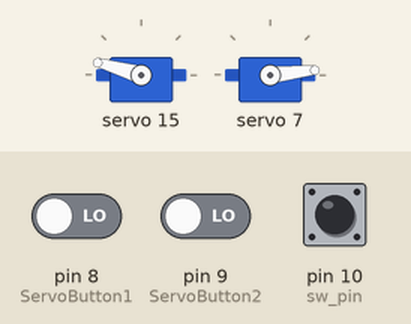
Simulated run of this sketch. Board: Arduino Uno, built with avr-gcc and run on an emulated ATmega328P. Parts: 2 × servo. The test bench sets the inputs (shaded band); at power-on: pin 10 (sw_pin) HIGH, pin 8 (ServoButton1) LOW, pin 9 (ServoButton2) LOW.

Above: at 1.8 s.
1.9 s: pin 10 (sw_pin) pulled LOW for 0.6 s
At 3.3 s:
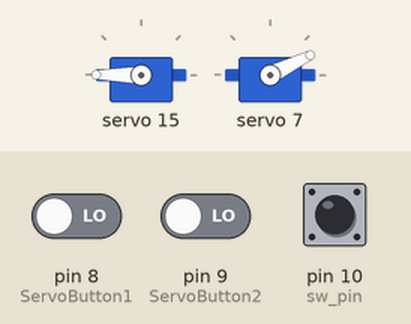
4.0 s: pin 8 (ServoButton1) driven HIGH and pin 9 (ServoButton2) driven HIGH and pin 10 (sw_pin) driven LOW
At 4.9 s:
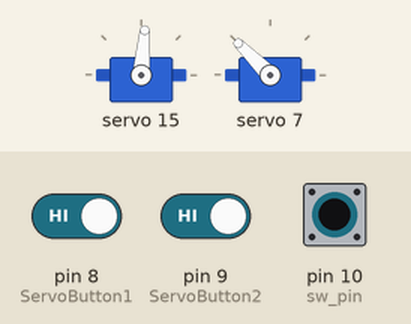
5.5 s: pin 8 (ServoButton1) driven LOW
At 6.5 s:
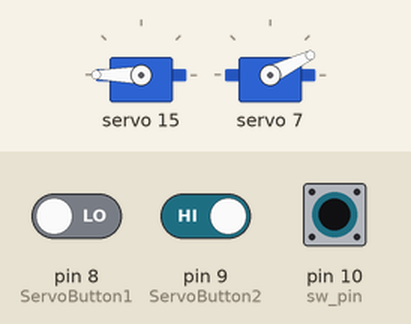
7.5 s: pin 8 (ServoButton1) driven HIGH
At 9.3 s:
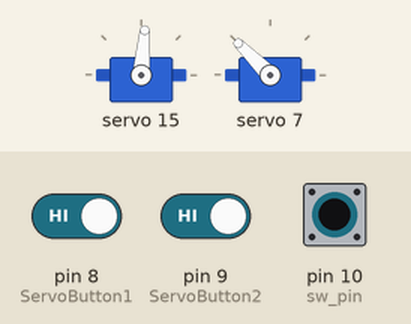
Timing chart, 0 to 10.5 s (numbered marks = the images above; inputs shaded):
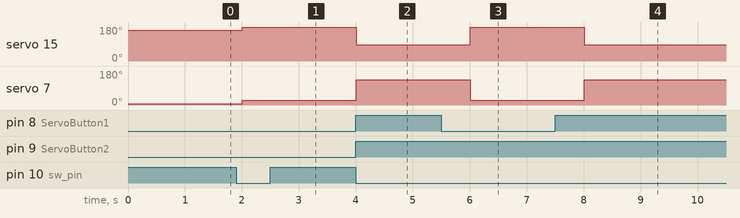

The sketch:

sonyhack_ServoTest.ino
```cpp
/*
サーボモーターのテストプログラム．
digital pin 8, 9をサーボスイッチにPULL UPで接続
digital pin 10をタクトスイッチにPULL UPで接続
*/

#include <PCA9685.h>
#include <Wire.h>

#define SERVOMIN      150
#define SERVOMAX      600

#define ServoButton1 8
#define ServoButton2 9
#define sw_pin       10


int sw_val, servo1_val, servo2_val;
int ServoVal1, ServoVal2;
int n = 0;
PCA9685 pwm = PCA9685(0x40);

void setup() {
  // put your setup code here, to run once:


  pinMode(ServoButton1, INPUT);
  pinMode(ServoButton2, INPUT);
  pinMode(sw_pin, INPUT);
  pwm.begin();                   //初期設定 (アドレス0x40用)
  pwm.setPWMFreq(60);            //PWM周期を50Hzに設定 (アドレス0x40用)
  servo_write(15, 160);
  servo_write(7, 0);

}

void loop() {
    ServoVal1 = digitalRead(ServoButton1);
    ServoVal2 = digitalRead(ServoButton2);
    sw_val = digitalRead(sw_pin);

    //離しているとき，1で，押している時，0
    if(sw_val == 0){

    if(ServoVal1 == 1 && ServoVal2 == 1){
      gCatch();
    }
    if(ServoVal1 == 0 || ServoVal2 == 0){
      gRelease();
    }
    }
    else{
      delay(500);
    }


}

void servo_write(int ch, int ang){//サーボに使う
     //動かすサーボチャンネルと角度を指定
   ang = map(ang, 0, 180, SERVOMIN, SERVOMAX);
     //角度（0～180）をPWMのパルス幅（102～492）に変換
   pwm.setPWM(ch, 0, ang);
     //  pwm2.setPWM(0, 0, ang);
 }

 void gCatch(){//サーボリリース
  servo_write(7,130);//80~160
  servo_write(15,80);  //80~0
  delay(1000);

}

void gRelease(){//サーボキャッチ
  servo_write(7,20);//80~160
  servo_write(15,180);  //80~0
  delay(1000);

}

int pulse(int miri){
  return miri * 50;
}
```

Measured:
- after the input at 1.9 s, servo 15: 164° → 180° after 0.10 s; servo 7: 6° → 26° after 0.10 s
- after the input at 4.0 s, servo 15: 180° → 85° at once; servo 7: 26° → 135° at once
- after the input at 5.5 s, servo 15: 85° → 180° after 0.51 s; servo 7: 135° → 26° after 0.51 s
- after the input at 7.5 s, servo 15: 180° → 85° after 0.51 s; servo 7: 26° → 135° after 0.51 s
